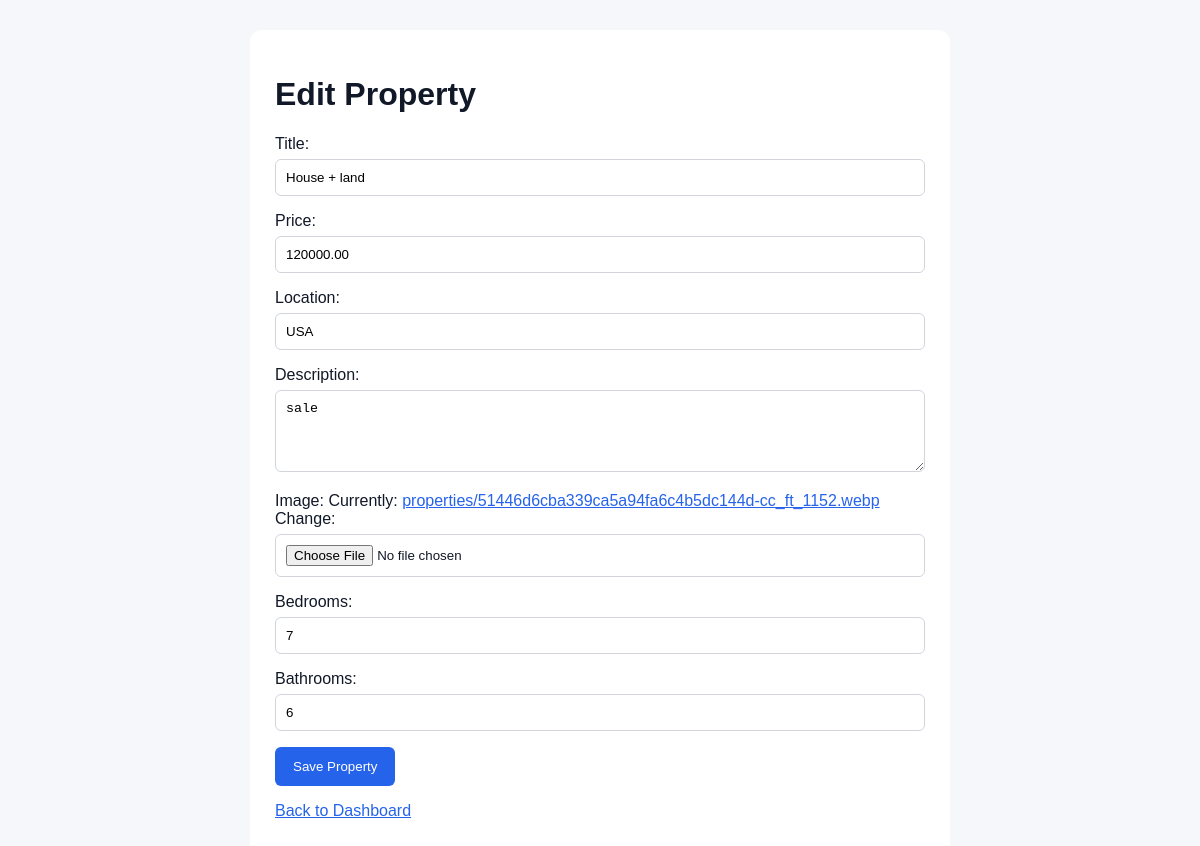
Screenshot of /properties/manage/edit/3/ (signed in) with the database file from the repository.
### properties/models.py (models this page shows, shortened)
class Property(models.Model):
    title = models.CharField(max_length=200)
    price = models.DecimalField(max_digits=12, decimal_places=2)
    location = models.CharField(max_length=200)
    description = models.TextField()
    image = models.ImageField(upload_to="properties/")
    bedrooms = models.PositiveIntegerField(default=0)
    bathrooms = models.PositiveIntegerField(default=0)
    created_at = models.DateTimeField(auto_now_add=True)
    class Meta:
        ordering = ["-created_at"]

### properties/views.py (the view, shortened to what this page needs)
@staff_required
def property_edit(request, pk):
    property_obj = get_object_or_404(Property, pk=pk)
    form = PropertyForm(
        request.POST or None,
        request.FILES or None,
        instance=property_obj,
    )
    return render(
        request,
        "properties/property_form.html",
        {
            "form": form,
            "page_title": "Edit Property",
        },
    )

### properties/forms.py
class PropertyForm(forms.ModelForm):
    class Meta:
        model = Property
        fields = [
            "title",
            "price",
            "location",
            "description",
            "image",
            "bedrooms",
            "bathrooms",
        ]
        widgets = {
            "description": forms.Textarea(
                attrs={"rows": 4}
            ),
        }

### properties/views.py (called while the page is built)
def staff_required(view_func):
    @wraps(view_func)
    @login_required(login_url="login")
    def wrapper(request, *args, **kwargs):
        if not request.user.is_staff:
            return HttpResponseForbidden(
                "You are not allowed to manage properties."
            )
        return view_func(request, *args, **kwargs)
    return wrapper

### properties/templates/properties/property_form.html (shortened to what this page needs)
<!DOCTYPE html>
<html lang="en">
<head>
</head>
<body>
    <div class="form-container">
        <h1>{{ page_title }}</h1>
        <form method="post" enctype="multipart/form-data">
            {{ form.as_p }}
            <button type="submit">Save Property</button>
        </form>
        <p>
            <a href="{% url 'property_dashboard' %}">
                Back to Dashboard
            </a>
        </p>
    </div>
</body>
</html>

### properties/templates/properties/property_form.html (style rules this page uses)
body { margin: 0; padding: 30px; background: #f5f7fb; font-family: Arial, sans-serif; color: #111827; }
.form-container { max-width: 650px; margin: auto; background: white; padding: 25px; border-radius: 12px; }
input, textarea, select { width: 100%; box-sizing: border-box; padding: 10px; margin-top: 6px; border: 1px solid #d1d5db; border-radius: 6px; }
button { padding: 12px 18px; background: #2563eb; color: white; border: 0; border-radius: 6px; cursor: pointer; }
a { color: #2563eb; }

### rows the page displays
Property: title "House + land", price "120000.00", location "USA", description "sale", bedrooms "7", bathrooms "6"

### other values shown
{{ page_title }} "Edit Property"
